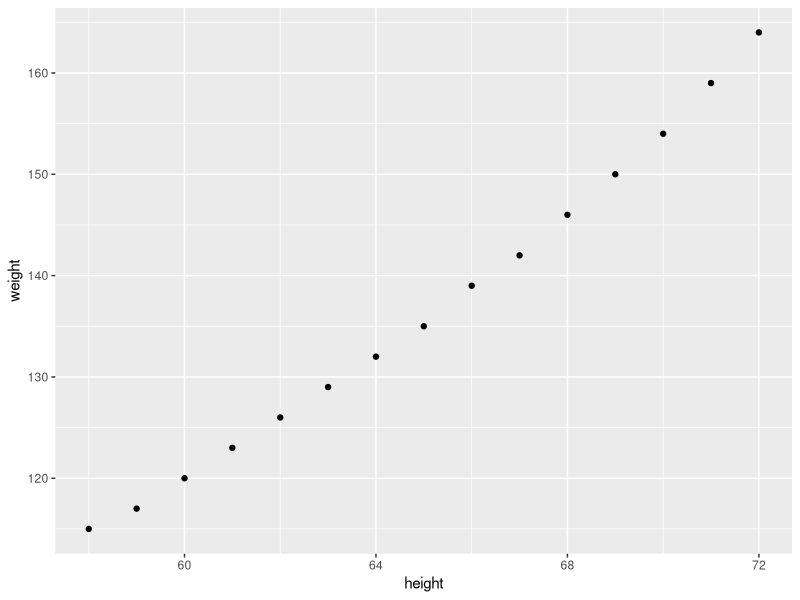
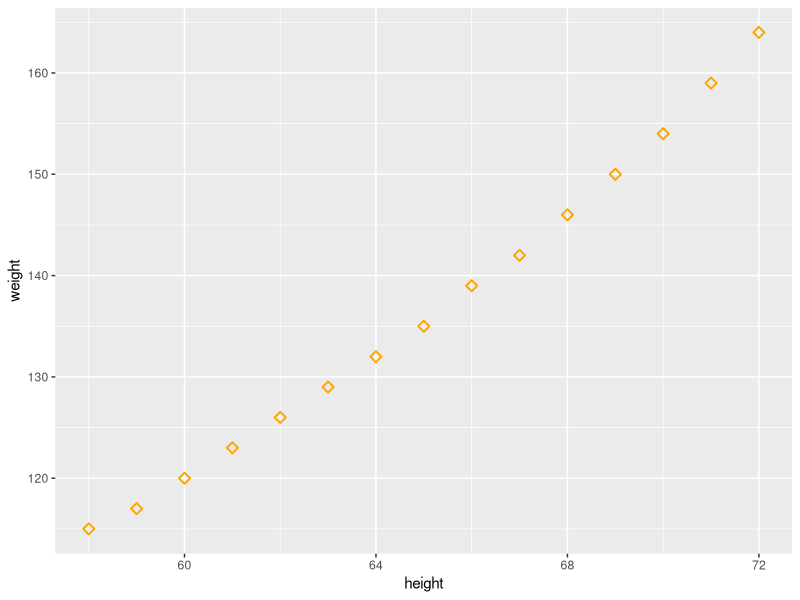

Write the R code that produced these figures, in order.
#This code chunk identifies my working directory 
#and sets it to where I want to save and fetch files
#TASK: fill in between the parentheses if needed. 
#If not needed, make the two lines a comment
#getwd()
#"/Users/rishabhkumar/Downloads"
#setwd()

#This brings the 'women' data into my environment from Base R (Run this)
women

#This code saves the women data as a dataframe with a new name
#TASK: Save the women dataset with a new name
class(women)
#data.frame
dfwomen=women

#This code chunk allows me to see the top 2 rows of my data
#TASK: Write the function that returns the top rows
head(dfwomen,2)


#This code chunk shows me the internal structure 
#Task: Write the function that shows the number of rows, columns, column names, class of columns   
str(dfwomen)

#This code chunk shows me some basic summary stats
#Such as Min, Max, Mean. Quartiles...
#Task: Write the function that gives summary stats
summary(dfwomen)

#This allows me to apply the function to just one certain column
#Task: Write the function to return the Mean of just the height column
mean(dfwomen$height)

#This allows me to save one column as its own object ('values' in the Environment)
#Task: Write the function to create an object for just the Weight column 
#and write the function to create an object for just the Height column 
#(these should show as values in the environment window, not as datasets)
ht=dfwomen$height
wt=dfwomen$weight

#This takes the individual objects ('values' in the Environment) and creates a dataframe
#I can see the Data in the Environment 
#Task: Write the function to create a data.frame from the height and weight values you just created
womendata=data.frame(ht,wt)
names(womendata)[1] <- 'height'
names(womendata)[2] <- 'weight'

#This code chunk creates a subset from my dataset
#Note that the subset only appears in the Console (not the Environment)
#Task: Write the function to create a subset of the data where the height is > 65
#If I wanted to save the subset, I would need to name it as done in the code above
womendata[womendata$height>65, ]

#This shows me how many rows are in my dataset and
#TASK: Write the function that returns the number of rows
nrow(womendata)

#This shows me how many columns are in my dataset
#TASK: Write the function that returns the number of columns
ncol(womendata)

#This also shows me how many rows and columns with just one function
#TASK: Write the function that returns the number of rows and columns with just one command
dim(womendata)

#This code will install the ggplot2 package
#TASK: Write the function that installs the ggplot2 package
install.packages('ggplot2')
  
#This code calls the ggplot2 package so I can use its functions
#Task: Write the function that 'calls' the ggplot2 package
library('ggplot2')

#This produces a scatter plot of the height and weight columns
#Task: replace the dataset name and column names in the plot function below 
#to produce a scatter plot of height and weight
ggplot(womendata, aes(x=height, y=weight)) + 
  geom_point()

#Optional 'Just for fun' TASK: Change the arguments for the geom point and see what happens to the plot
ggplot(womendata, aes(x=height, y=weight)) + 
  geom_point(shape = 5, colour = "orange", fill = "white", size = 2, stroke = 1)
